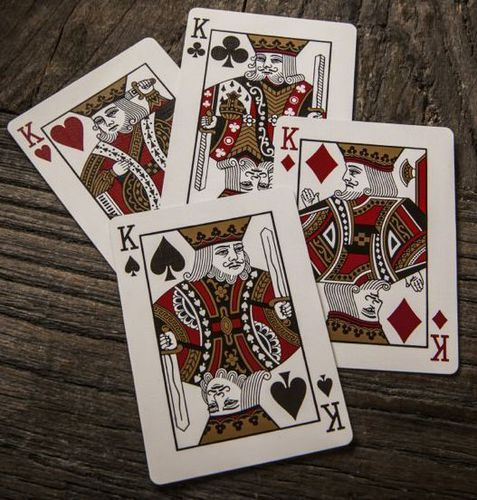
#> input picture src/resources/images/cards.jpg, 477 x 500 px, given in place of 12.png, which was not available
$ python BoundingRectCircle.py --input resources/images/cards.jpg
#> lines starting #> are read from the running program, lines starting #| are printed output that depends on the picture; after the words box and inside, x2 and y2 are one past the last pixel; in counts of white or black regions, pixels touching at a corner belong together; pictures that were not available may be replaced by others from this repository, and a replacement may not be noted
#!/usr/bin/python3
# Author: Shreyasta Samal
# -*- coding: utf-8 -*-
# @File : BoundingRectCircle.py

from __future__ import print_function
import cv2 as cv
import numpy as np
import argparse
import random as rng

rng.seed(12345)


def thresh_callback(val):
    threshold = val

    canny_output = cv.Canny(src_gray, threshold, threshold * 2)

    contours, _ = cv.findContours(canny_output, cv.RETR_TREE, cv.CHAIN_APPROX_SIMPLE)

    contours_poly = [None] * len(contours)
    boundRect = [None] * len(contours)
    centers = [None] * len(contours)
    radius = [None] * len(contours)
    for i, c in enumerate(contours):
        contours_poly[i] = cv.approxPolyDP(c, 3, True)
        boundRect[i] = cv.boundingRect(contours_poly[i])
        centers[i], radius[i] = cv.minEnclosingCircle(contours_poly[i])

    drawing = np.zeros((canny_output.shape[0], canny_output.shape[1], 3), dtype=np.uint8)

    for i in range(len(contours)):
        print(len(contours))
        color = (rng.randint(0, 256), rng.randint(0, 256), rng.randint(0, 256))
        cv.drawContours(drawing, contours_poly, i, color)
        cv.rectangle(drawing, (int(boundRect[i][0]), int(boundRect[i][1])),
                     (int(boundRect[i][0] + boundRect[i][2]), int(boundRect[i][1] + boundRect[i][3])), color, 2)
        cv.circle(drawing, (int(centers[i][0]), int(centers[i][1])), int(radius[i]), color, 2)

    cv.imshow('Contours', drawing)


parser = argparse.ArgumentParser(description='Code for Creating Bounding boxes and circles for contours tutorial.')
parser.add_argument('--input', type=str, help='Path to input image.')
args = parser.parse_args()
#src = cv.imread(cv.samples.findFile(args.input))
src = cv.imread('C:/Users/Shreyasta/PycharmProjects/Sarcomere/src/resources/images/sarcomere/A_25/bright/12.png')
#> src is the input picture: shape (500, 477, 3); mean B, G, R 88.1, 96.6, 109.6
if src is None:
    print('Could not open or find the image:', args.input)
    exit(0)
# Convert image to gray and blur it
src_gray = cv.cvtColor(src, cv.COLOR_BGR2GRAY)
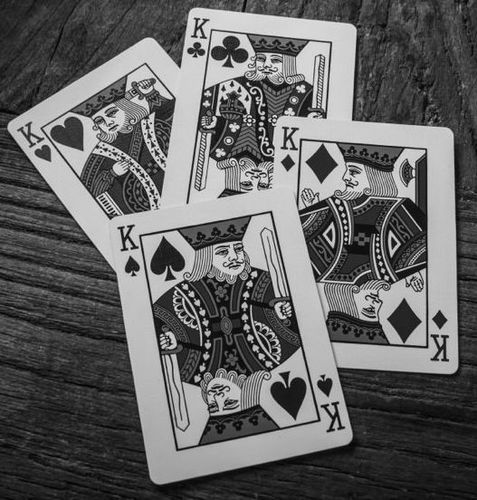
#> src_gray: shape (500, 477); min 1, max 251, mean 99.5
src_gray = cv.blur(src_gray, (3,3))
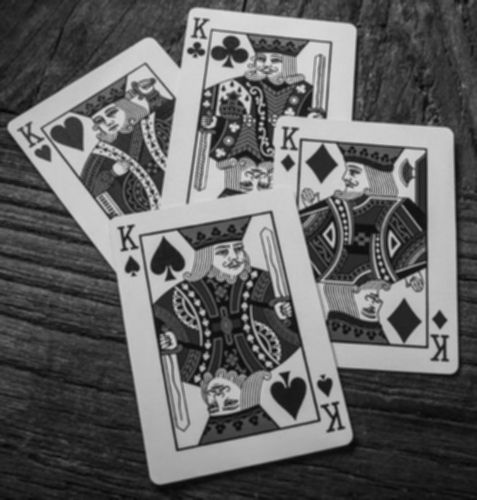
#> src_gray: shape (500, 477); min 7, max 221, mean 99.5
source_window = 'Source'
cv.namedWindow(source_window)
cv.imshow(source_window, src)
max_thresh = 255
thresh = 100  # initial threshold
cv.createTrackbar('Canny thresh:', source_window, thresh, max_thresh, thresh_callback)
thresh_callback(thresh)
#> in thresh_callback, `canny_output = cv.Canny(src_gray, threshold, threshold * 2)`:
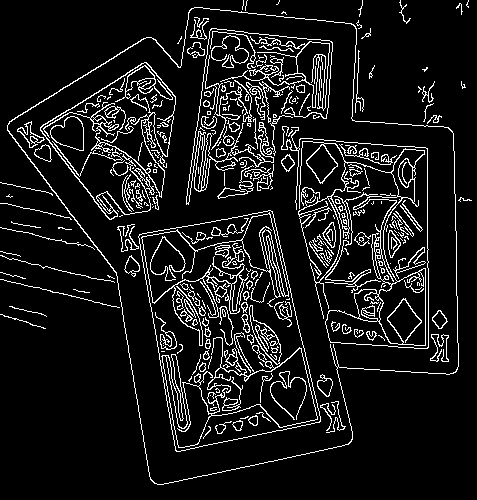
#> canny_output: shape (500, 477); 9.7% white in thin lines or dots
#> in thresh_callback, `contours, _ = cv.findContours(canny_output, cv.RETR_TREE, cv.CHAIN_APP..`: contours = 493 contours, 335 with area under 20; largest, box (x1, y1, x2, y2) and area: (7, 7, 459, 485) 138505, (7, 7, 459, 485) 138262, (138, 210, 321, 452) 31008, (138, 210, 321, 452) 31004, (40, 62, 176, 220) 11962
#> in thresh_callback, `contours_poly = [None] * len(contours)`: contours_poly = 493 items
#> the loop in thresh_callback, `for i, c in enumerate(contours):` made 493 passes
#> c on passes 38, 48, 50: [[322, 374], [324, 376], [322, 378], [320, 376]], [[384, 285], [383, 286], [384, 286], [385, 285]], [[390, 263]]
#> after the loop in thresh_callback, `for i, c in enumerate(contours):`: boundRect = 493 items, first 6: (0, 314, 46, 15), (9, 306, 38, 11), (73, 289, 17, 4), (0, 279, 120, 29), (107, 275, 8, 4), (0, 272, 26, 7); centers = 493 pairs, first value 9 to 468, second value 2 to 432; contours_poly = 493 contours, 357 with area under 20; largest, box (x1, y1, x2, y2) and area: (7, 7, 458, 484) 138010, (7, 7, 459, 485) 137674, (138, 210, 321, 452) 30626, (138, 210, 321, 452) 30487, (40, 62, 176, 220) 11788; radius = 493 values, max 255.9 at index 31, min 0.0001 at index 47, mean 9.54
#> the loop in thresh_callback, `for i in range(len(contours)):` made 493 passes
#> color on passes 1 to 3: (213, 5, 152), (188, 99, 138), (223, 82, 191)
#| 493
#| 493
#| 493
#| 493
#| 493
#| 493
#| 493
#| 493
#> (further printed lines are left out)
#> after the loop in thresh_callback, `for i in range(len(contours)):`:
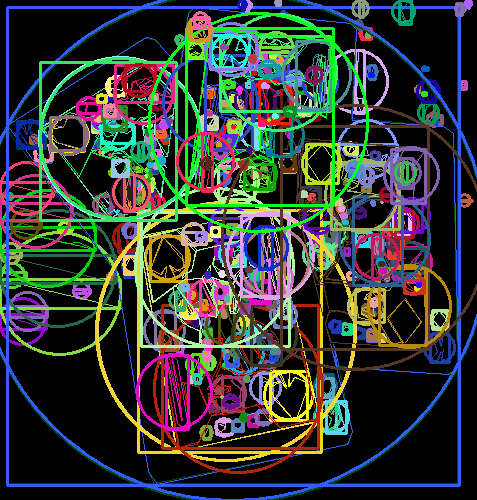
#> drawing: shape (500, 477, 3); mean of channels 0, 1, 2 51.5, 56.6, 50.9; drawn as B, G, R
cv.waitKey()
